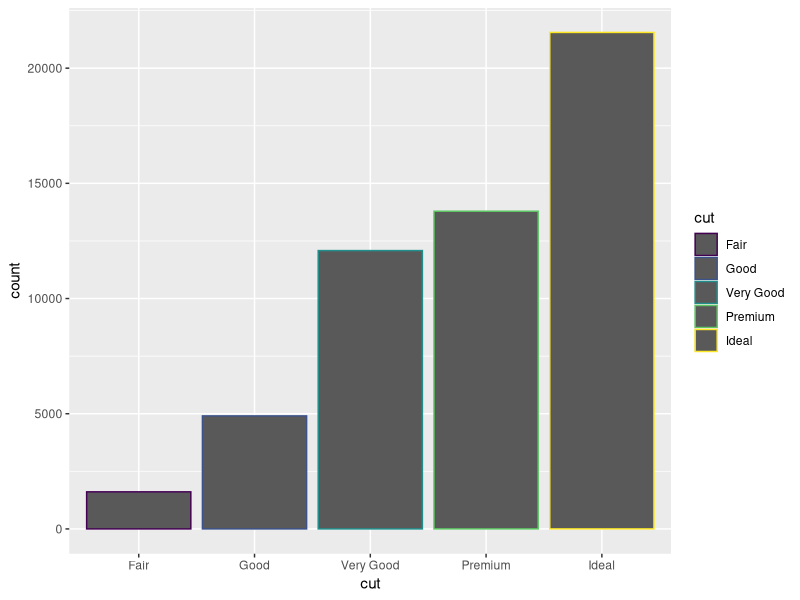
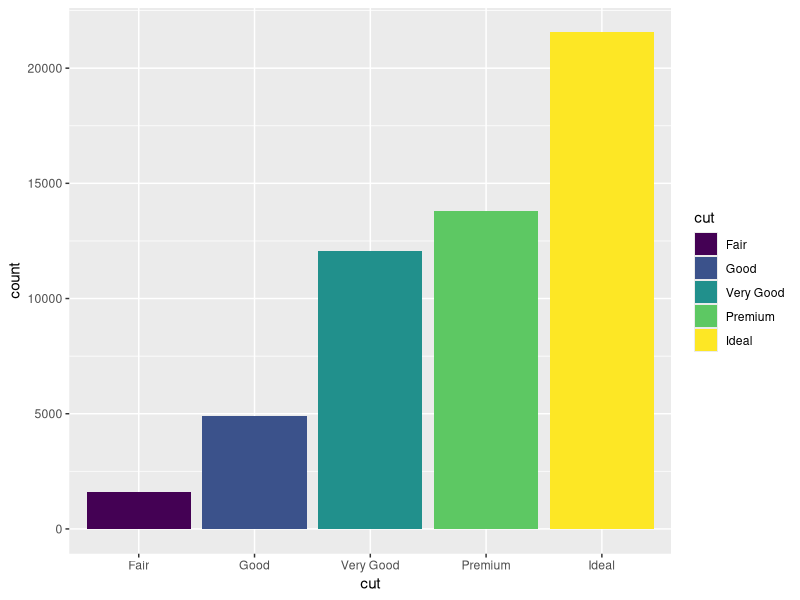
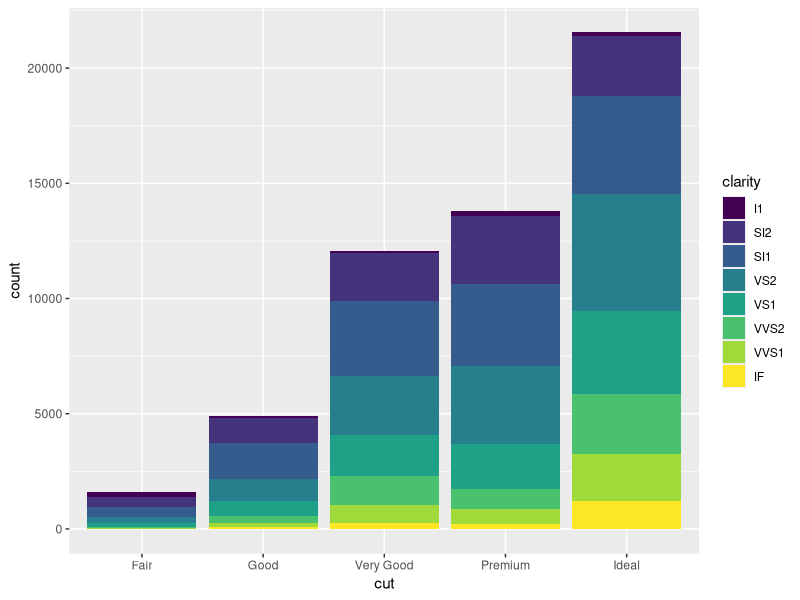
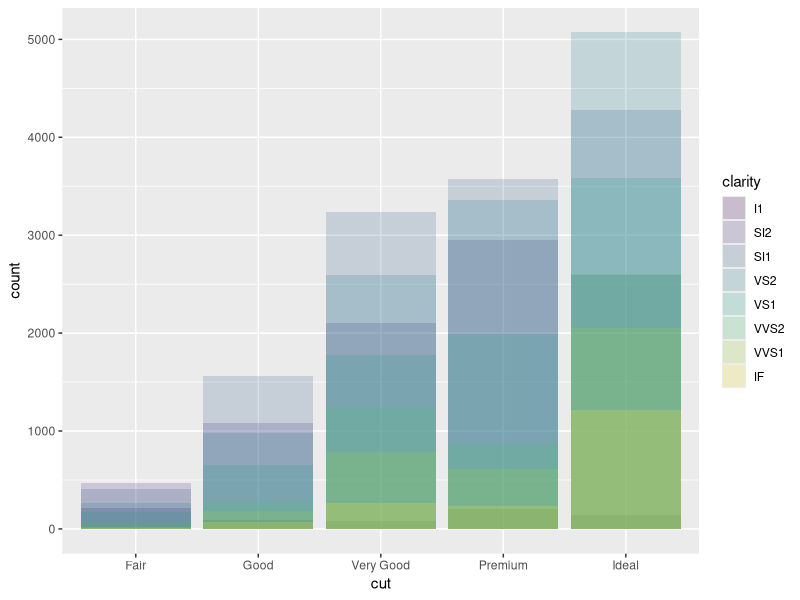
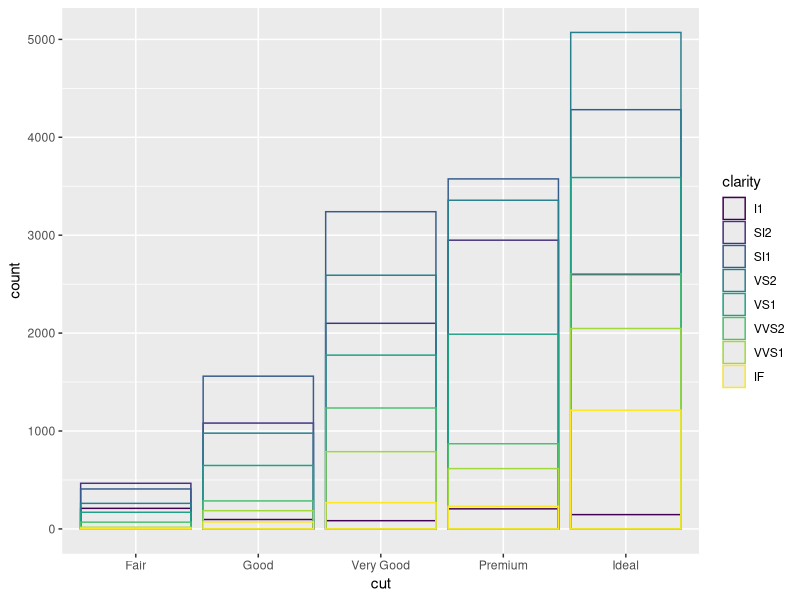
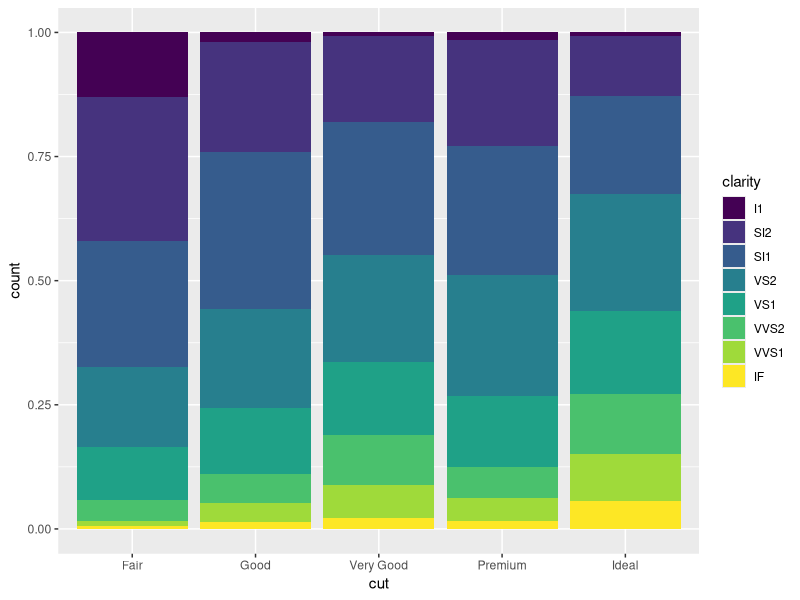
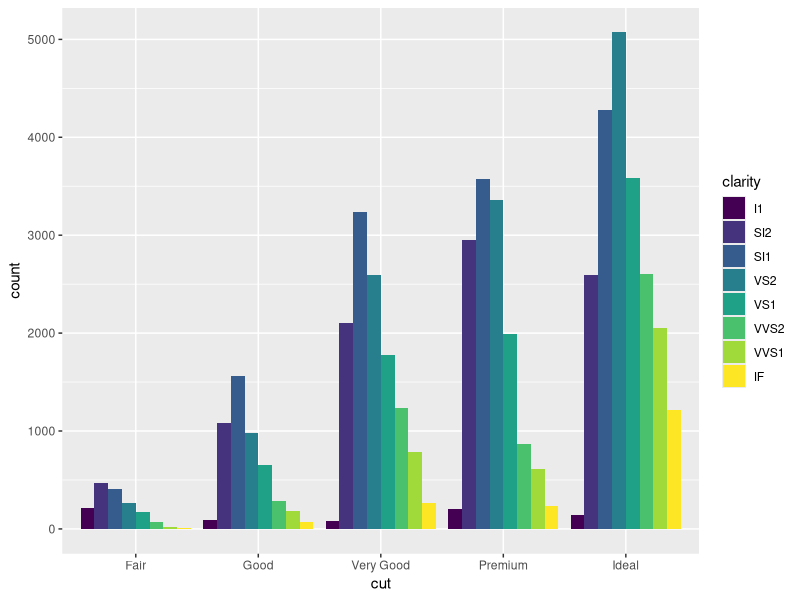
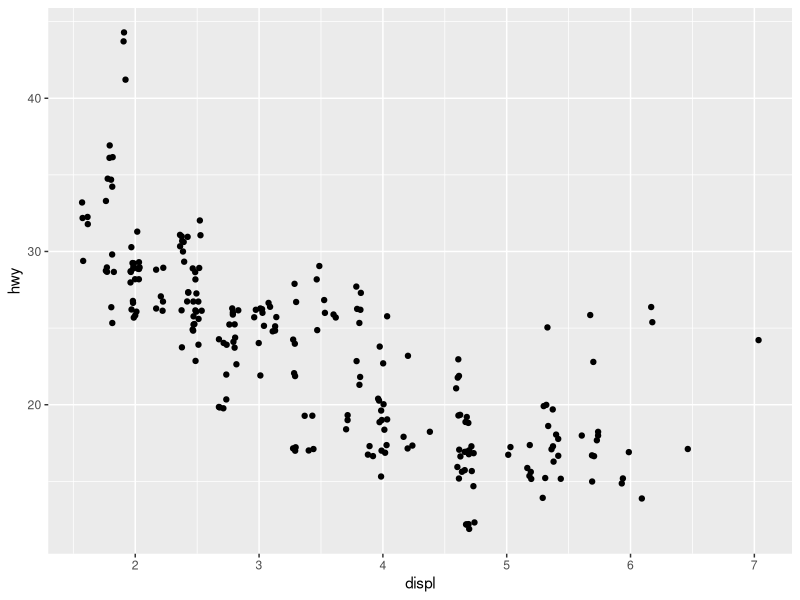

The R source for these figures, in order:
# Position Adjustments
library(ggplot2)

# aes() fill and colour both colour a bar chart
ggplot(data = diamonds) + 
  geom_bar(mapping = aes(x = cut, colour = cut))

ggplot(data = diamonds) + 
  geom_bar(mapping = aes(x = cut, fill = cut))

# fill mapped to a variable auto stacks the bars
ggplot(data = diamonds) + 
  geom_bar(mapping = aes(x = cut, fill = clarity))

# position arg controls the bar position!
# identity overlaps (use alpha!)
ggplot(data = diamonds, mapping = aes(x = cut, fill = clarity)) + 
  geom_bar(alpha = 1/5, position = "identity")
# (or just the outline with fill = NA)
ggplot(data = diamonds, mapping = aes(x = cut, colour = clarity)) + 
  geom_bar(fill = NA, position = "identity")

# position = 'fill' makes each stacked bar the same height (fills the plotarea)
ggplot(data = diamonds) + 
  geom_bar(mapping = aes(x = cut, fill = clarity), position = "fill")

# position = 'dodge' offsets the bars
ggplot(data = diamonds) + 
  geom_bar(mapping = aes(x = cut, fill = clarity), position = "dodge")



# position = 'jitter' is good for fixing overplotting
ggplot(data = mpg) + 
  geom_point(mapping = aes(x = displ, y = hwy), position = "jitter")

# SO USEFUL IT'S BEEN ALIASSED!!
# geom_point(position = "jitter"): geom_jitter()


# 3.8.1 Exercises
# 1. What is the problem with this plot? How could you improve it?
#   ggplot(data = mpg, mapping = aes(x = cty, y = hwy)) + 
#   geom_point()
  ggplot(data = mpg, mapping = aes(x = cty, y = hwy)) + 
    geom_jitter()

# 2.What parameters to geom_jitter() control the amount of jittering?
  ?geom_jitter
  # width, heigh control max amount of jitter
# 3.Compare and contrast geom_jitter() with geom_count().
  # Both geom_jitter() and geom_count() fix overplotting
  # geom_jitter() adds jitter, sacrificing statistical accuracy 
  # geom_count() counts the overlapping points, and maps to point size
  ggplot(data = mpg, mapping = aes(x = cty, y = hwy)) + 
    geom_count()
  ggplot(data = mpg, mapping = aes(x = cty, y = hwy)) + 
    geom_jitter()
   
# 4. What’s the default position adjustment for geom_boxplot()? 
  ?geom_boxplot # dodge2
# Create a visualisation of the mpg dataset that demonstrates it.
  ggplot(mpg, mapping = aes(x = hwy, y = drv, color = fl)) +
    geom_boxplot(position = 'dodge2')
